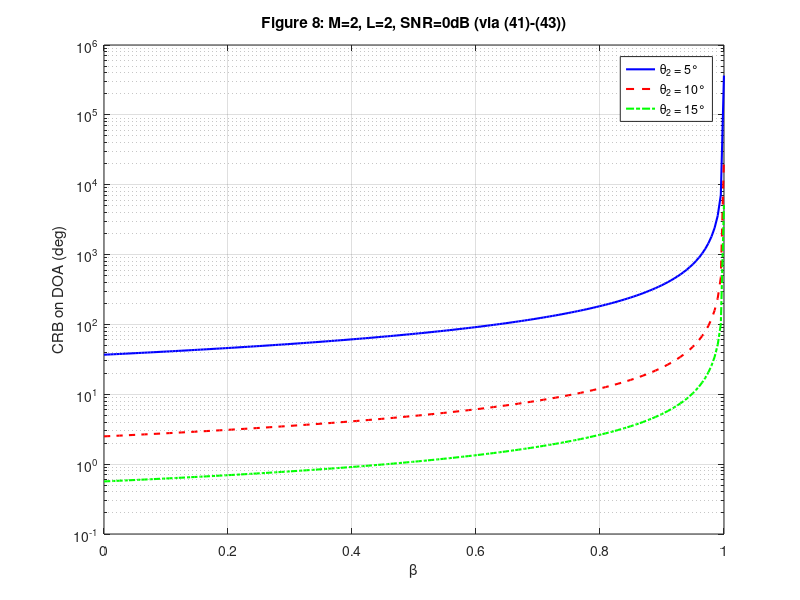

This chart was generated by the following MATLAB code:
%% 严格按 (41)-(43) 实现 CRB(θ) 的通用程序（适用于任意 M 和任意 L）
% 可复现图8（设置 L=2, M=2, θ1=0°, θ2=5,10,15°, SNR=0dB）
% 使用分块 FIM (J_θθ, J_θa, J_aa) 和 Schur 补，避免完整 3L×3L 求逆

clear; clc; close all;

%% 用户参数
M = 2;                          % 阵元数（可修改）
L = 2;                          % 目标数（可修改，图8为2）
d_lambda = 0.5;                 % 半波长间距
SNR_dB = 0;                     % 信噪比 (dB)
SNR_lin = 10^(SNR_dB/10);
N = 1;                          % 快拍数
alphas = ones(L, 1);            % 复振幅（可改为任意复数）
sigma_w2 = N * abs(alphas(1))^2 / SNR_lin;   % 噪声方差

% 角度设置：第一个目标固定0°，其余可变（图8中第二个目标取5,10,15°）
theta_deg = zeros(L, 1);
theta_deg(1) = 0;
theta2_list = [5, 10, 15];      % 用于图8的第二个目标角度列表
beta_vals = linspace(0, 0.9999, 200);   % 相关系数

% 对称阵列（质心在原点）
n = 0: (M-1);         % 阵元位置
a = @(th) exp(-1j * 2*pi*d_lambda * n' * sind(th));
da = @(th) -1j * 2*pi*d_lambda * cosd(th) * n' .* a(th);
A = @(th) a(th) * a(th).';
dA = @(th) da(th) * a(th).' + a(th) * da(th).';

% 相干矩阵（通用形式，适用于任意 M）
R_s = @(beta) (1-beta)*eye(M) + beta*ones(M);

factor = 2 * N / sigma_w2;       % 公共因子 2N/σ_w^2

% 辅助函数：从复数迹构造 2x2 子块（公式(61)中的块）
blk = @(t, f) f * [real(t), -imag(t); imag(t), real(t)];

% 预分配结果（存储第一个角度 θ1 的标准差，单位度）
CRB_theta1 = zeros(length(theta2_list), length(beta_vals));

%% 主循环：遍历不同的 θ2 和 β
for k = 1:length(theta2_list)
    theta_deg(2) = theta2_list(k);   % 更新第二个目标角度
    for b = 1:length(beta_vals)
        beta = beta_vals(b);
        Rs = R_s(beta);
        
        % 预先计算每个目标的 A(θ) 和 dA(θ)
        A_cell = cell(L, 1);
        dA_cell = cell(L, 1);
        for l = 1:L
            th = theta_deg(l);
            A_cell{l} = A(th);
            dA_cell{l} = dA(th);
        end
        
        % ---------- (60) 计算 J_θθ (L×L) ----------
        Jtt = zeros(L, L);
        for l = 1:L
            for p = 1:L
                T = trace(dA_cell{p} * Rs * dA_cell{l}');
                Jtt(l,p) = factor * real(conj(alphas(l)) * alphas(p) * T);
            end
        end
        
        % ---------- (62) 计算 J_θa (L × 2L) ----------
        Jta = zeros(L, 2*L);
        for l = 1:L          % 行对应角度 θ_l
            for p = 1:L      % 列对应目标 p 的复振幅
                % 迹 U_{l,p} = tr( A(θ_p) * R_s * dA^H(θ_l) )
                U = trace(A_cell{p} * Rs * dA_cell{l}');
                Q = conj(alphas(p)) * U;
                % 填充该目标 p 对应的两列（实部、虚部）
                col_base = 2*(p-1) + 1;
                Jta(l, col_base)   = factor * real(Q);
                Jta(l, col_base+1) = factor * (-imag(Q));
            end
        end
        
        % ---------- (61) 计算 J_aa (2L × 2L) ----------
        Jaa = zeros(2*L, 2*L);
        for l = 1:L
            for p = 1:L
                S = trace(A_cell{p} * Rs * A_cell{l}');
                block = blk(S, factor);
                row_base = 2*(l-1) + 1;
                col_base = 2*(p-1) + 1;
                Jaa(row_base:row_base+1, col_base:col_base+1) = block;
            end
        end
        
        % ---------- 稳定计算 Schur 补 ----------
        Schur = Jtt - Jta / Jaa * Jta';
        
        if rcond(Schur) > 1e-12
            CRB_theta = inv(Schur);
            CRB_theta1_deg = CRB_theta(1,1);
        else
            CRB_theta1_deg = NaN;
        end
        CRB_theta1(k, b) = CRB_theta1_deg;
    end
end

%% 绘图
figure;
semilogy(beta_vals, CRB_theta1(1,:), 'b-', 'LineWidth',1.5); hold on;
semilogy(beta_vals, CRB_theta1(2,:), 'r--', 'LineWidth',1.5); hold on;
semilogy(beta_vals, CRB_theta1(3,:), 'g-.', 'LineWidth',1.5);
xlabel('\beta'); ylabel('CRB on DOA (deg)');
legend('\theta_2 = 5°','\theta_2 = 10°','\theta_2 = 15°');
grid on; 
title(sprintf('Figure 8: M=%d, L=%d, SNR=0dB (via (41)-(43))', M, L));
